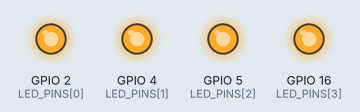
Bench run of a sketch on a simulated ESP32. Shown: output pins drawn as LEDs (lit = HIGH). What the sketch prints to the serial monitor is not drawn.

Above: at 1.09 s.
At 1.7 s:
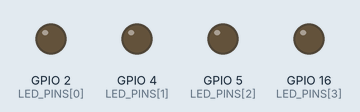
Timing chart, 0 to 4.0 s (numbered marks = the images above):
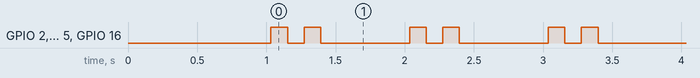

The sketch:

ESP32_Blink.ino
```cpp
/*
 * =================================================================================
 * HAWA IoT Platform — ESP32 DevKit Built-in LED & Diagnostics Blink Firmware
 * =================================================================================
 * Supported Boards:
 *  - ESP32 DevKit V1 (DOIT / 30-pin / 36-pin)
 *  - NodeMCU-32S
 *  - ESP32-WROOM-32 / WROOM-32D / WROOM-32U
 *  - Generic ESP32 Dual-Core Dev Modules
 *
 * Features:
 *  - Blinks Standard Onboard LED: GPIO 2 (Active HIGH)
 *  - Also drives accessory outputs: GPIO 4, 5, 16
 *  - Heartbeat double-pulse rhythm
 *  - Continuous 115200 Baud Serial output with Chip Diagnostics & Heartbeat
 * =================================================================================
 */

#include <Arduino.h>

// Built-in LED on ESP32 DevKit V1 / NodeMCU-32S / ESP32-WROOM
#ifndef LED_BUILTIN
#define LED_BUILTIN 2
#endif

const int LED_PINS[] = {LED_BUILTIN, 4, 5, 16};
const int NUM_LEDS = sizeof(LED_PINS) / sizeof(LED_PINS[0]);

uint32_t counter = 0;

void setLeds(bool state) {
  for (int i = 0; i < NUM_LEDS; i++) {
    digitalWrite(LED_PINS[i], state ? HIGH : LOW);
  }
}

void setup() {
  Serial.begin(115200);
  delay(1000);

  // Initialize LED pins as outputs
  for (int i = 0; i < NUM_LEDS; i++) {
    pinMode(LED_PINS[i], OUTPUT);
    digitalWrite(LED_PINS[i], LOW);
  }

  Serial.println("\n=======================================================");
  Serial.println("    HAWA (हावा) — ESP32 DEVKIT LED BLINK & TEST       ");
  Serial.println("=======================================================");
  Serial.printf("Chip Model       : %s (Rev %d)\n", ESP.getChipModel(), ESP.getChipRevision());
  Serial.printf("CPU Frequency    : %d MHz\n", ESP.getCpuFreqMHz());
  Serial.printf("Flash Size       : %u MB\n", ESP.getFlashChipSize() / (1024 * 1024));
  Serial.printf("Free Heap Memory : %u bytes\n", ESP.getFreeHeap());
  Serial.printf("Built-in LED Pin : GPIO %d (Active HIGH)\n", LED_BUILTIN);
  Serial.println("Flash Status     : OK — Flasher tool verified!");
  Serial.println("=======================================================\n");
}

void loop() {
  counter++;

  // Heartbeat pulse 1
  setLeds(true);
  delay(120);
  setLeds(false);
  delay(120);

  // Heartbeat pulse 2
  setLeds(true);
  delay(120);
  setLeds(false);

  Serial.printf("[HAWA TEST] ESP32 DevKit Heartbeat #%u | LED (GPIO %d) Blinking OK | Free Heap: %u bytes\n",
                counter, LED_BUILTIN, ESP.getFreeHeap());

  delay(640);
}
```

Measured:
- by itself, GPIO 2 (LED_PINS[0]), GPIO 4 (LED_PINS[1]), GPIO 5 (LED_PINS[2]), GPIO 16 (LED_PINS[3]): repeats every 1.0 s: LOW 0.12 s, HIGH 0.12 s, LOW 0.64 s, HIGH 0.12 s
- by itself, everything shown: repeats every 1.0 s, in 4 steps
